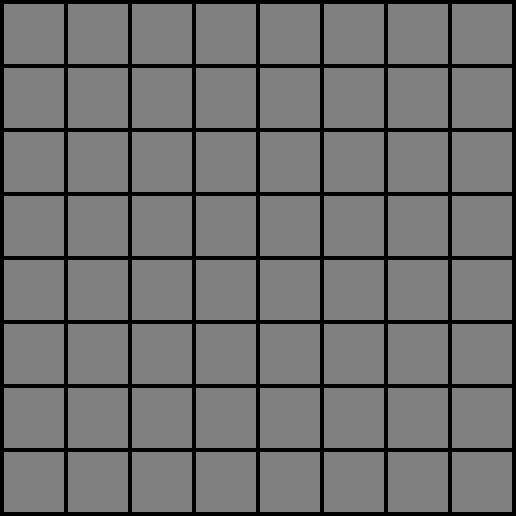
Frame 1 (no input)
Frame 60 (the mouse pressed at the canvas centre just before this capture): identical to frame 1, image omitted
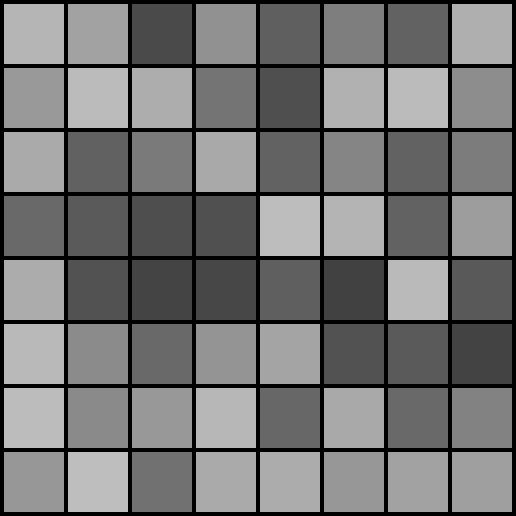
Frame 120 (the mouse held since frame 60 and released just before this capture)

The Processing sketch that drew these frames (run headless with seeded random() and noise(); from frame 60 on, the mouse is pressed at the canvas centre):

// Processing sketch: processing_87021
// ── processing_87021.pde

int m, mold, mwait;
float crange;

void setup() {
  size(516, 516);
  noStroke(); 
  fill(100);
  frameRate(25);
  background(0);
}

void draw() { 
  //background(51);
  mwait = mouseY;
  crange = map(mouseX, 0, width, 0,255);
  m = millis();
  if(m > mold+mwait)
  {
    for (int i = 4; i < 640; i = i+64) {
      for (int j = 4; j < 640; j = j+64) {
          float c = 128-crange*0.5 + random(crange);
          fill(c);
          rect(i, j,60 ,60);
        //println(i+"  "+j);
      }
    }
   mold = m;
  }
  //println(mwait);
  //println(crange);
}
